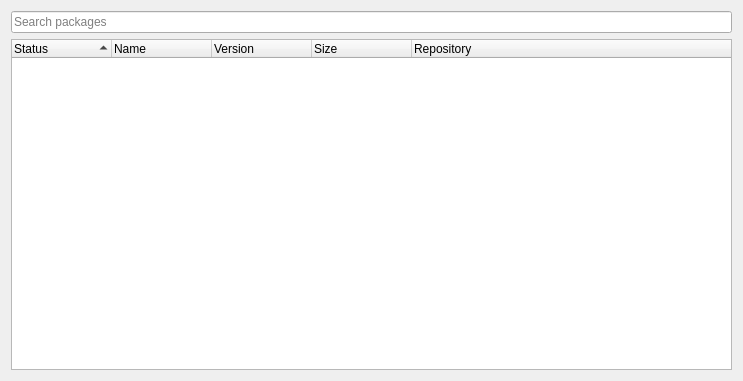
<?xml version="1.0" encoding="UTF-8"?>
<ui version="4.0">
 <class>MainWindow</class>
 <widget class="QMainWindow" name="MainWindow">
  <property name="geometry">
   <rect>
    <x>0</x>
    <y>0</y>
    <width>743</width>
    <height>381</height>
   </rect>
  </property>
  <property name="windowTitle">
   <string>MainWindow</string>
  </property>
  <widget class="QWidget" name="centralWidget">
   <layout class="QVBoxLayout" name="verticalLayout">
    <item>
     <widget class="QLineEdit" name="searchEdit">
      <property name="placeholderText">
       <string>Search packages</string>
      </property>
      <property name="clearButtonEnabled">
       <bool>true</bool>
      </property>
     </widget>
    </item>
    <item>
     <widget class="QTreeWidget" name="packagesTreeWidget">
      <property name="editTriggers">
       <set>QAbstractItemView::NoEditTriggers</set>
      </property>
      <property name="rootIsDecorated">
       <bool>false</bool>
      </property>
      <property name="sortingEnabled">
       <bool>true</bool>
      </property>
      <column>
       <property name="text">
        <string>Status</string>
       </property>
      </column>
      <column>
       <property name="text">
        <string>Name</string>
       </property>
      </column>
      <column>
       <property name="text">
        <string>Version</string>
       </property>
      </column>
      <column>
       <property name="text">
        <string>Size</string>
       </property>
      </column>
      <column>
       <property name="text">
        <string>Repository</string>
       </property>
      </column>
     </widget>
    </item>
   </layout>
  </widget>
 </widget>
 <layoutdefault spacing="6" margin="11"/>
 <resources/>
 <connections/>
</ui>
